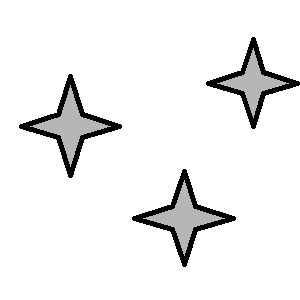
%> input picture Pictures/map_2_d.png, 300 x 300 px
$ octave RRTStrinformed.m   (GNU Octave 9; MATLAB toolbox functions it lacks are replaced by stand-ins)
%> lines starting %> are read from the running program, lines starting %| are printed output that depends on the picture; in (x1, y1, x2, y2) boxes, pixels count from 0 and x2, y2 are one past the last pixel; in counts of white or black regions, pixels touching at a corner belong together; the program's own positions count from 1
clear;close all;

%%
% Algorithm Parameters
max_iter = 20000;
step_size = 15;
radius = 10;
goal_radius = 10;
goal_bias=20;
% Options
show_runtime=1;
profile off;

% img1 = imread("Pictures/map_1_d.png");
img1 = imread("Pictures/map_2_d.png");
%> img1 is the input picture: size 300x300x3 uint8; min 0, max 255, mean 239.1
% img1 = imread("Pictures/map_3_d.png");
% img1 = imread("Pictures/map_4_d.png");
% img1 = imread("Pictures/maze3.jpg");


img = imbinarize(im2gray(img1), 0.8);
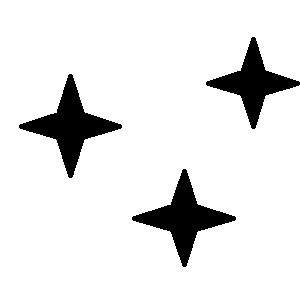
%> img: size 300x300 logical; 90.3% white; 3 black regions, box (x1, y1, x2, y2) and area: (19, 74, 122, 178) 3128, (132, 169, 236, 267) 2995, (206, 37, 300, 129) 2567
se = strel('disk', 1);
img = ~imdilate(~img, se);
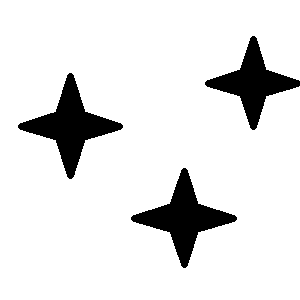
%> img: size 300x300 logical; 89.3% white; 3 black regions, box (x1, y1, x2, y2) and area: (18, 73, 123, 179) 3441, (131, 168, 237, 268) 3300, (205, 36, 300, 130) 2845
map_size = size(img);
%> map_size = [300 300]


figure;
set(gcf, 'Position', [100, 100, 800, 600]);
imshow(img, 'InitialMagnification', 'fit');
hold on;
title('Select START point, then GOAL point');


% select by the user
%> (the run ends here)

$ run again, with Pictures/map_3_d.png copied over Pictures/map_2_d.png
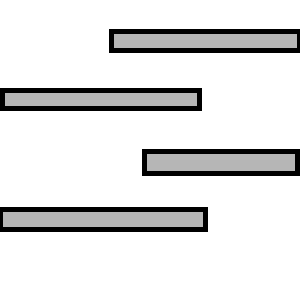
%> input picture Pictures/map_3_d.png, 300 x 300 px
%> img1 is the input picture: size 300x300x3 uint8; min 0, max 255, mean 223.4
%> `img = imbinarize(im2gray(img1), 0.8);`:
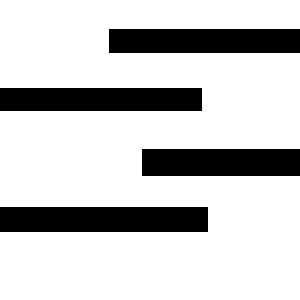
%> img: size 300x300 logical; 79.2% white; 4 black regions, box (x1, y1, x2, y2) and area: (0, 207, 208, 232) 5200, (0, 88, 202, 111) 4646, (109, 29, 300, 53) 4584, (142, 149, 300, 176) 4266
%> `img = ~imdilate(~img, se);`:
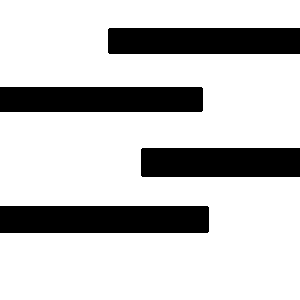
%> img: size 300x300 logical; 77.4% white; 4 black regions, box (x1, y1, x2, y2) and area: (0, 206, 209, 233) 5641, (0, 87, 203, 112) 5073, (108, 28, 300, 54) 4990, (141, 148, 300, 177) 4609

$ run again, with Pictures/map_4_d.png copied over Pictures/map_2_d.png
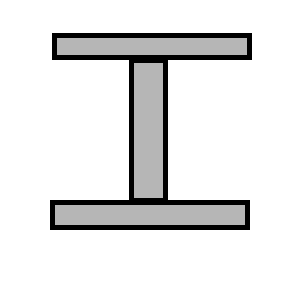
%> input picture Pictures/map_4_d.png, 300 x 300 px
%> img1 is the input picture: size 300x300x3 uint8; min 0, max 255, mean 229.4
%> `img = imbinarize(im2gray(img1), 0.8);`:
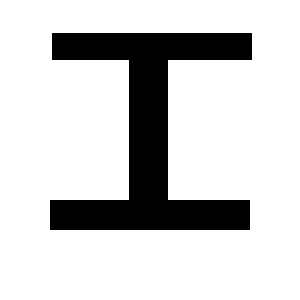
%> img: size 300x300 logical; 81.3% white; 1 black region, box (x1, y1, x2, y2) and area: (50, 33, 252, 230) 16860
%> `img = ~imdilate(~img, se);`:
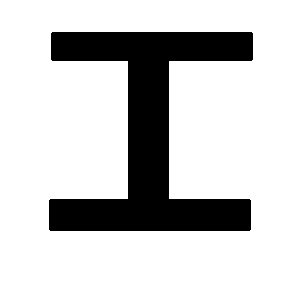
%> img: size 300x300 logical; 80% white; 1 black region, box (x1, y1, x2, y2) and area: (49, 32, 253, 231) 17972
